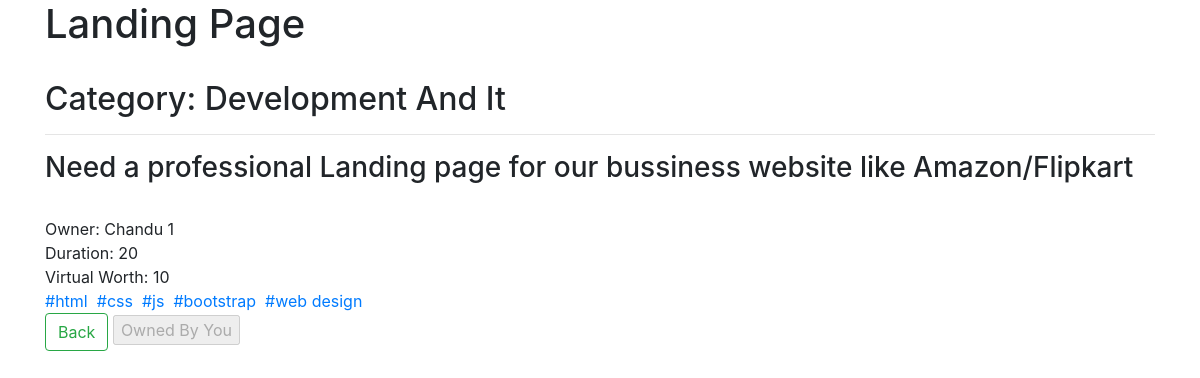
The app's page /view_project/1 (signed in) with its own data.
### backend/models.py (models this page shows, shortened)
class Project(models.Model):
    category = models.CharField(max_length=30, blank=True, null=True)
    status = models.CharField(max_length=100, blank=True)
    title = models.CharField(max_length=200,blank=True)
    description = models.TextField(max_length=400,blank=True)
    owner = models.ForeignKey(UserAttribs, on_delete = models.CASCADE, related_name="owner")
    duration = models.IntegerField(blank=True, null=True)
    assigned_user = models.ForeignKey(UserAttribs, on_delete = models.CASCADE, related_name="assigned_user", null=True, blank=True)
    stipend = models.IntegerField(blank=True, null=True)
    applied_users = models.ManyToManyField(UserAttribs,  null=True, blank=True)
    tags_requirement = TaggableManager()
    project_questions = models.OneToOneField(Project_Question,on_delete=models.CASCADE,null=True, blank=True)
    project_rating = models.FloatField(blank=True, default=0)
    review = models.TextField(blank=True)

class UserAttribs(models.Model):
    user = models.OneToOneField(User, on_delete = models.CASCADE)
    worth = models.IntegerField(blank=True, null=True, default='0')
    job_title = models.CharField(max_length=100, blank=True)
    skills = models.CharField(max_length=1000,blank=True)
    phone_number = models.CharField(max_length=12, blank=True)
    mobile_number = models.CharField(max_length=12,blank=True)
    full_name = models.CharField(max_length=30, blank=True)
    address = models.CharField(max_length=100, blank=True)
    website = models.URLField(max_length=100, blank=True)
    github = models.CharField(max_length=200, blank=True)
    twitter = models.CharField(max_length=200, blank=True)
    instagram = models.CharField(max_length=200, blank=True)
    facebook = models.CharField(max_length=200, blank=True)
    user_image = models.ImageField(upload_to="images" ,blank=True)
    assigned_project = models.ManyToManyField('Project', blank=True, null=True)
    def __str__(self):
        return self.user.username

### backend/views.py (the view)
# urls.py: path('view_project/<int:proj_id>',views.view_project, name='view_project'),
def view_project(request, proj_id):
    proj_obj = Project.objects.get(id = proj_id)
    return render(request, 'My Projects/project_info.html', {'project': proj_obj, "curr_user": UserAttribs.objects.get(user=request.user)})

### backend/templatetags/custom_tags.py (called while the page is built, shortened)
@register.simple_tag
def check_user( project_id, user, curr_user):
    print()
    print("Users = ", user,"Curr_user = ", curr_user)
    project = Project.objects.get(id=project_id)
    if project.owner.user.username == curr_user.user.username:
        return "owner"

### templates/My Projects/project_info.html (shortened to what this page needs)
{% extends "My Projects/project_info_parent.html" %}
{% load custom_tags %}
{% block content %}
{% if not project.assigned_user %}
<form action="{% url 'dashboard' %}" method="post">
       {% check_user project.id project.applied_users.all curr_user as flag %}
       {% if flag == "found" %}
       <a class="btn btn-outline-success my-2 my-sm-0" href="{% url 'dashboard' %}">Back</a>
       <input type="submit" value="Applied" disabled>
       {% elif flag == 'owner' %}
       <a class="btn btn-outline-success my-2 my-sm-0" href="{% url 'dashboard' %}">Back</a>
       <input type="submit" value="Owned By You" disabled>
       {% else %}
       <a class="btn btn-outline-primary my-2 my-sm-0" href="{% url 'dashboard' %}">Back</a>
       <input type="submit" value="Apply" >
       {% endif %}
  </form>
{% endif %}
{% endblock %}

### templates/My Projects/project_info_parent.html (shortened to what this page needs)
<!DOCTYPE html>
{% load custom_tags %}
<html lang="en">
<head>
    <link
    rel="stylesheet"
    href="https://stackpath.bootstrapcdn.com/bootstrap/4.5.2/css/bootstrap.min.css"
  />
</head>
<body>
    <div class="container">
        <h1>{{project.title}}</h1>
        <br>
        <h2>Category: {{project.category|title}}</h2>
        <hr>
        <h3>{{project.description}}</h3>
        <br>
        <span>Owner: {{project.owner}}</span>
        <br>
        <span>Duration: {{project.duration}}</span>
        <br>
        <span>Virtual Worth: {{project.stipend}}</span>
        <br>
        {% for tag in project.tags_requirement.all %}
          <a href="">#{{tag}}&nbsp;</a>
          {% endfor %}
          <br>
          {% block content %}
          {% endblock %}
    </div>
</body>
</html>

### records on screen
Project: title "Landing Page", category "Development And It", description "Need a professional Landing page for our bussiness website like Amazon/Flipkart", owner "Chandu 1", duration "20", stipend "10"
Tag: name "html"
Tag: name "css"
Tag: name "js"
Tag: name "bootstrap"
Tag: name "web design"
